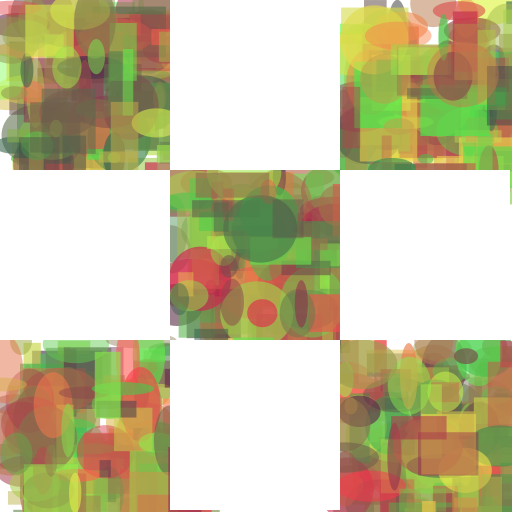
Frame 1 (no input)
Frame 60 (the mouse pressed at the canvas centre just before this capture): identical to frame 1, image omitted
Frame 120 (the mouse held since frame 60 and released just before this capture): identical to frame 1, image omitted

The Processing sketch that drew this single still picture (run headless with seeded random() and noise(); from frame 60 on, the mouse is pressed at the canvas centre):

// Processing sketch: assignment04A
// ── assignment04A.pde
void setup() {
  size(512, 512);
  background(255);
  
  int numRect = 3;
  int rectSize = width / numRect;
  
  // Make a grid of rectangles
  // For every even rectangle: drawRandomRect()
  
  for (int i = 0; i < numRect; ++i) {
    for (int j = 0; j < numRect; ++j) {
      // rect index = i * number of rect + j
      // index is even when divisible by 2
      if ((i * numRect + j) % 2== 0) {
        drawRandomRect(i * rectSize, j * rectSize, rectSize);
      }
    }
  }
  
  // For every uneven rect: draw white rectangle
  for (int i = 0; i < numRect; ++i) {
    for (int j = 0; j < numRect; ++j) {
      if ((i * numRect + j) % 2 != 0) {
        fill(255);
        noStroke();
        rect(i * rectSize, j * rectSize, rectSize, rectSize);
      }
    }
  }
}

void drawRandomRect(float x, float y, float r) {
  float randPosX;
  float randPosY;
  float randWidth;
  float randHeight;
  color randColor;
  int randShape;
  
  // Draw some random shapes
  for (int i = 0; i < 150; ++i) {
    // random position is random(current x or y + rect size)
    randPosX = random(x, x + r);
    randPosY = random(y, y + r);
    randWidth = random(10, 75);
    randHeight = random(10, 75);
    
    randColor = color(random(50, 255), random(25, 255), 75, random(100, 175));
    fill(randColor);
    noStroke();
    
    // Choose randomly between ellipse or rectangle
    randShape = (int)random(2);
    if (randShape == 0) {
      ellipse(randPosX, randPosY, randWidth, randHeight);
    }
    else {
      rect(randPosX, randPosY, randWidth, randHeight);
    }
  }
}

void mousePressed() {
  setup();
}

void draw() {
}
